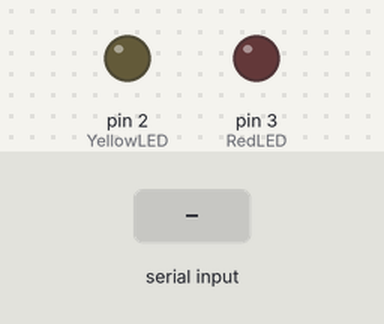
Recording of a sketch running on a simulated Arduino Uno, built with avr-gcc and run on an emulated ATmega328P. Shown: output pins drawn as LEDs (lit = HIGH). The inputs (shaded band) are chosen by the test bench.

Above: at 1.2 s.
1.3 s: "YellowON" received over Serial
At 3.4 s:
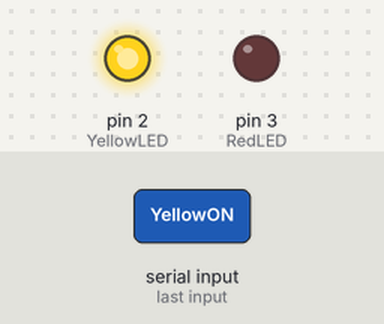
3.8 s: "RedON" received over Serial
At 5.2 s:
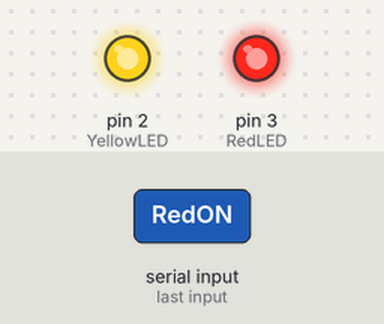
6.3 s: "YellowOFF" received over Serial
At 8.5 s:
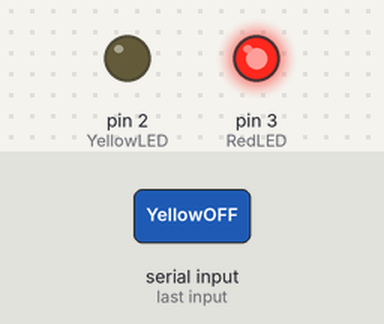
8.8 s: "RedOFF" received over Serial
At 10.3 s:
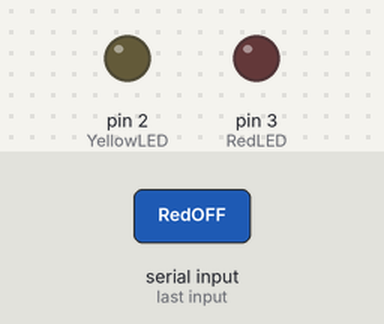
Timing chart, 0 to 11.8 s (numbered marks = the images above; inputs shaded):
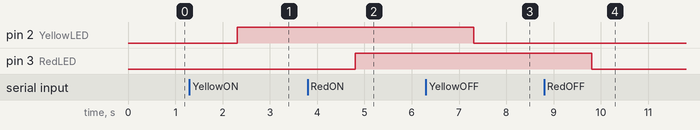

Measured:
- after the input at 1.3 s, pin 2 (YellowLED): LOW → HIGH after 1.0 s
- after the input at 3.8 s, pin 3 (RedLED): LOW → HIGH after 1.0 s
- after the input at 6.3 s, pin 2 (YellowLED): HIGH → LOW after 1.0 s
- after the input at 8.8 s, pin 3 (RedLED): HIGH → LOW after 1.0 s

The sketch:

arduinoLogickControl.ino
```cpp
const int YellowLED = 2; //2 пин на плате Arduino будет относится к желтому светодиоду
const int RedLED = 3;    //3 пин на плате Arduino будет относится к красному светодоиоду


void setup()
{
Serial.begin(9600);            //настраиваем скорость передачи данных
pinMode(YellowLED, OUTPUT);     //настраиваем пин на режим, который будет выдавать 5V после разрешения на выдачу напряжения
pinMode(RedLED, OUTPUT);       //настраиваем пин на режим, который будет выдавать 5V после разрешения на выдачу напряжения
}

void loop()
{
  /*
  Так как в АЦП Arduino используется 10 бит, то он может выдавать значение от 0 до 1023, это значение
  соотвествует рабочему диапазону напряжения 0 - 5V. Решается пропорцией.
  voltageYellowLED и voltageRedLED используются для отправки напряжения в COM Port,
  где в WindowsWorms будет отображаться дейсвительно ли горит светодиод и есть ли напряжение.
  */
  //float voltageYellowLED = analogRead(A0) * (5.0 / 1023.0);
  //float voltageRedLED = analogRead(A1) * (5.0 / 1023.0);
  if(Serial.available() > 0)   //Если в буффере приема COM Port`a хранится какая-то команда, то заходим в условие
  {
    String serialInput = Serial.readString();   //Создаем переменную, в которую сохраняем содержимое буффера (ограничение по размеру только в самой памяти платы Arduino UNO, ~2КБ), завершающий символ \n или \r

    if(serialInput == "YellowON")               //Если буффер хранит "YellowON", то входим в условие
    {
      digitalWrite(YellowLED, HIGH);            //HIGH - выдает через пин напряжение (5V). Через светодиод проходит ток, затем к резистору и в землю.
    }

    else if(serialInput == "YellowOFF")
    {
      digitalWrite(YellowLED, LOW);            //LOW - отключает питание у пина, тем самым светодиод гаснит
    }

    else if(serialInput == "RedON")
    {
      digitalWrite(RedLED, HIGH);
    }

    else if(serialInput == "RedOFF")
    {
      digitalWrite(RedLED, LOW);
    }
  }
}
```
